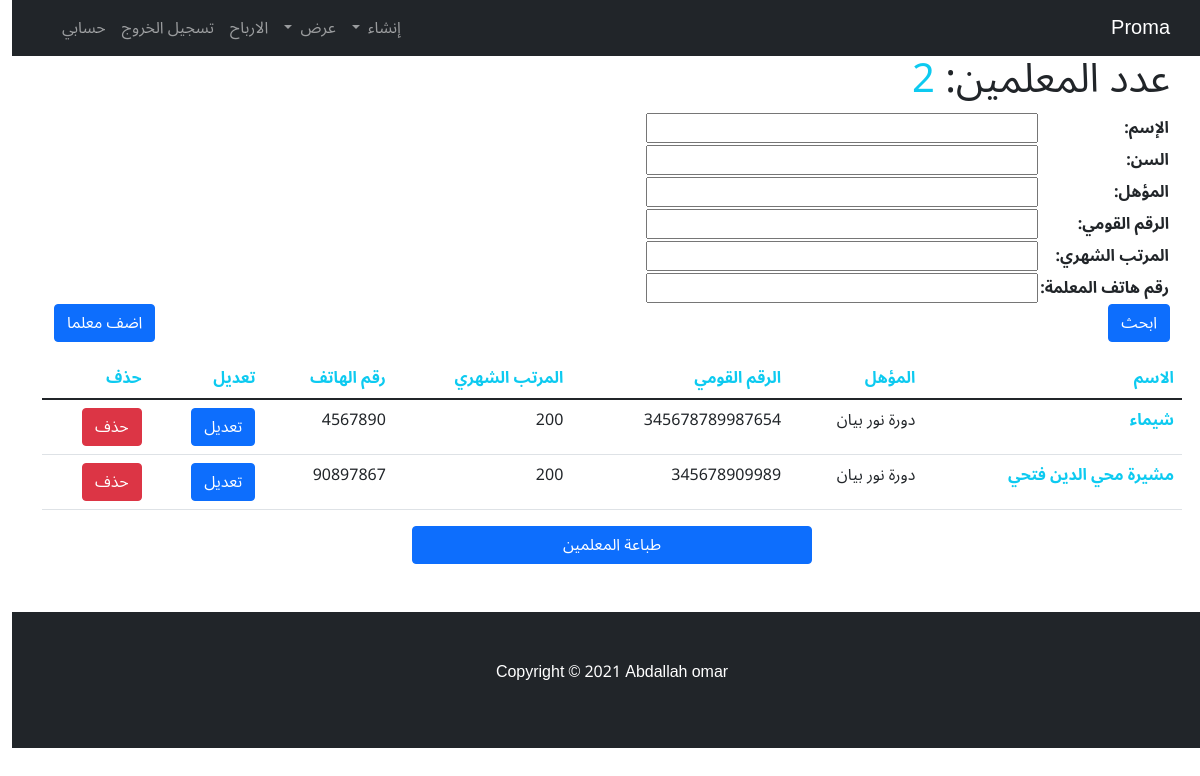
/teachers/ (signed in), run on the app's committed database.
### home_app/models.py (models this page shows, shortened)
class techers(models.Model):
    user = models.ForeignKey(User, verbose_name=("المستخدم"), on_delete=models.CASCADE)
    name = models.CharField(max_length=50, verbose_name="الاسم")
    age = models.IntegerField(verbose_name="السن")
    qualification = models.CharField(max_length=50, verbose_name="المؤهل")
    number_kawme = models.IntegerField(verbose_name="الرقم القومي")
    Salary = models.IntegerField(verbose_name="المرتب الشهري")
    number_phone = models.IntegerField(verbose_name="رقم هاتف المعلمة")
    rateb = models.IntegerField(verbose_name="الراتب السنوي", null=True ,blank=True)
    date = models.DateTimeField(auto_now=True, verbose_name="التاريخ")
    add_date = models.DateField(auto_now=False, auto_now_add=False, verbose_name="التاريخ",null=True,blank=True)
    def __str__(self):
        return self.name
    class Meta:
        verbose_name_plural = 'techers'

### home_app/views.py (the view)
# urls.py: path('teachers/', techeres, name="techeres"),
@login_required
def techeres(request):
    techeres = techers.objects.filter(user=request.user).order_by('date')
    filter = techersFilter(request.GET, queryset=techeres)
    techeres = filter.qs
    paginator = Paginator(techeres,25)
    page_number = request.GET.get('page')
    page_pbj = paginator.get_page(page_number)
    return render(request, 'project/teachers.html', context ={'teachers':page_pbj, 'filter':filter,'count': techers.objects.filter(user=request.user).count()})

### home_app/templates/project/teachers.html (shortened to what this page needs)
{% extends 'base.html' %}
{% block body %}
  <div class="container dis">
    <h1>عدد المعلمين: <span class="text-info">{{count}}</span></h1>
  </div>
  <div class="container dis">
    <div class="row">
      <form class="col-6">
        <table>{{filter.form.as_table}}</table>
            <button type="submit" class="btn btn-primary">ابحث</button>
      </form>
      <div class="col-6 text-end align-self-end">
        <a href="{% url 'app:add_techer' %}" class="btn btn-primary">اضف معلما</a>
      </div>
    </div>
  </div>
    <table class="table container mt-3">
        <thead>
          <tr class="text-info">
            <th scope="col">الاسم</th>
            <th scope="col">المؤهل</th>
            <th scope="col">الرقم القومي</th>
            <th scope="col">المرتب الشهري</th>
            <th scope="col">رقم الهاتف</th>
            <th scope="col" class="dis">تعديل</th>
            <th scope="col" class="dis">حذف</th>
          </tr>
        </thead>
        <tbody>
        {% for teachers in teachers %}
          <tr>
            <th scope="row"><a href="{% url 'app:techer_detail' teachers.id %}" class="link-info">{{teachers}}</a></th>
            <td>{{teachers.qualification}}</td>
            <td>{{teachers.number_kawme}}</td>
            <td>{{teachers.Salary}}</td>
            <td>{{teachers.number_phone}}</td>
            <td><a href="{% url 'app:edit_techer'  teachers.id %}" class="btn btn-primary">تعديل</a></td>
            <td><a href="{% url 'app:delete_techer'  teachers.id %}" class="btn btn-danger">حذف</a></td>
          </tr>
          {% endfor %}
        </tbody>
      </table>
    <div class="row">
      <div class="col text-center">
        <button onclick="window.print()" id="ddds" class="btn btn-primary col-4">طباعة المعلمين</button>
      </div>
    </div>
{% endblock %}

### home_app/templates/base.html (style rules this page uses)
* { font-family: 'Noto Sans Arabic', sans-serif; }
a { text-decoration: none; }

### data on the page
techers: name "شيماء", qualification "دورة نور بيان", number_kawme "345678789987654", Salary "200", number_phone "4567890"
techers: name "مشيرة محي الدين فتحي", qualification "دورة نور بيان", number_kawme "345678909989", Salary "200", number_phone "90897867"

### other printed values
{{ count }} "2"
